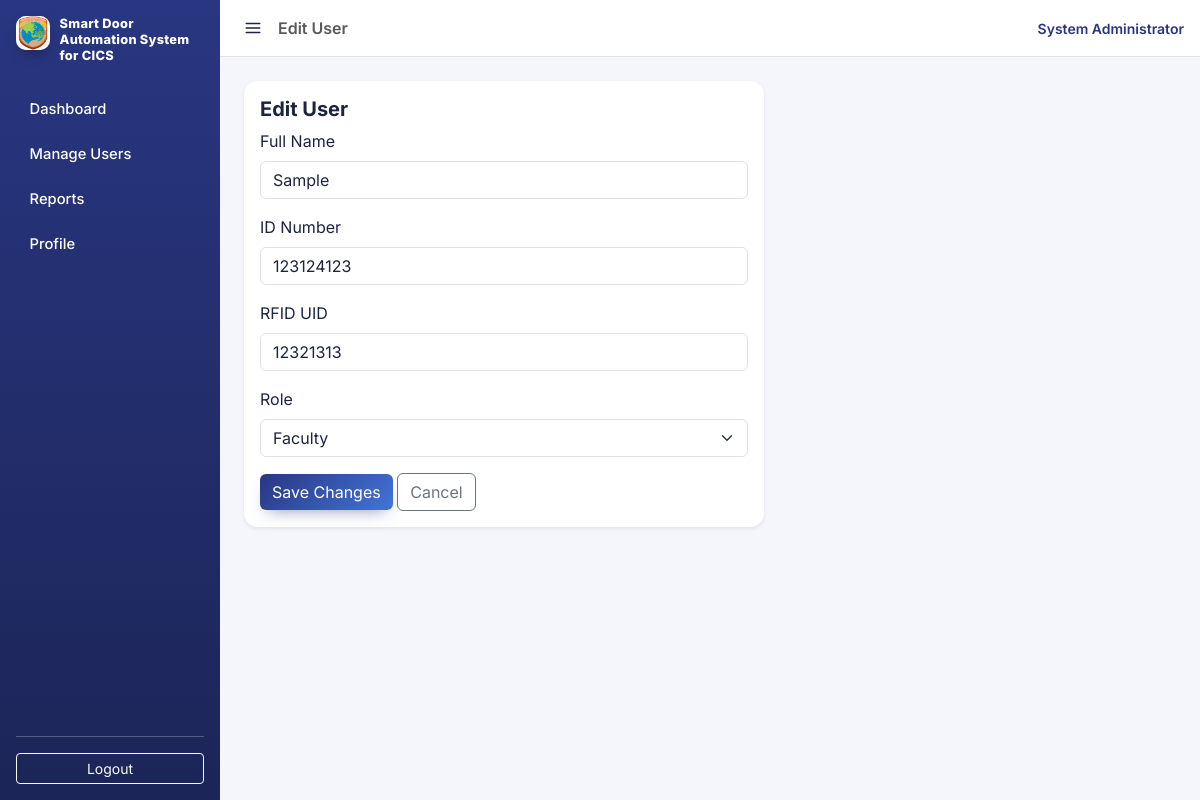
The page /public/users/edit.php?id=8 (signed in) on the database its author committed.
### tables this page shows
CREATE TABLE `users` (
  `id` int(11) NOT NULL,
  `full_name` varchar(100) NOT NULL,
  `id_number` varchar(50) NOT NULL,
  `rfid_uid` varchar(50) NOT NULL,
  `role` enum('student','faculty','staff') NOT NULL DEFAULT 'student',
  `status` enum('active','inactive') NOT NULL DEFAULT 'active',
  `created_at` datetime NOT NULL DEFAULT current_timestamp()
);

### app/core/Database.php (called while the page is built, shortened)
<?php
class Database
{
    private static ?PDO $connection = null;
    public static function getConnection(): PDO
    {
        if (self::$connection === null) {
            $dsn = 'mysql:host=' . DB_HOST . ';dbname=' . DB_NAME . ';charset=utf8mb4';
            self::$connection = new PDO($dsn, DB_USER, DB_PASS, [
                PDO::ATTR_ERRMODE => PDO::ERRMODE_EXCEPTION,
                PDO::ATTR_DEFAULT_FETCH_MODE => PDO::FETCH_ASSOC,
            ]);
        }
        return self::$connection;
    }
}

### app/models/User.php (called while the page is built, shortened)
<?php
require_once __DIR__ . '/../core/Database.php';
class User
{
    public static function findById(int $id): ?array
    {
        $stmt = Database::getConnection()->prepare(
            'SELECT * FROM users WHERE id = ? LIMIT 1'
        );
        $stmt->execute([$id]);
        $user = $stmt->fetch();
        return $user ?: null;
    }
}

### public/users/edit.php (the view, shortened to what this page needs)
<?php
require_once __DIR__ . '/../../app/models/User.php';
$id = (int) ($_GET['id'] ?? $_POST['id'] ?? 0);
$user = User::findById($id);
include __DIR__ . '/../partials/header.php';
?>
<div class="card shadow-sm" style="max-width: 520px;">
    <div class="card-body">
        <h5 class="card-title">Edit User</h5>
        <form method="post" action="edit.php">
            <div class="mb-3">
                <label class="form-label" for="full_name">Full Name</label>
                <input type="text" class="form-control" id="full_name" name="full_name" value="<?= htmlspecialchars($user['full_name']) ?>" required autofocus>
            </div>
            <div class="mb-3">
                <label class="form-label" for="id_number">ID Number</label>
                <input type="text" class="form-control" id="id_number" name="id_number" value="<?= htmlspecialchars($user['id_number']) ?>" required>
            </div>
            <div class="mb-3">
                <label class="form-label" for="rfid_uid">RFID UID</label>
                <input type="text" class="form-control" id="rfid_uid" name="rfid_uid" value="<?= htmlspecialchars($user['rfid_uid']) ?>" required>
            </div>
            <div class="mb-3">
                <label class="form-label" for="role">Role</label>
                <select class="form-select" id="role" name="role">
                    <option value="faculty" <?= $user['role'] === 'faculty' ? 'selected' : '' ?>>Faculty</option>
                </select>
            </div>
            <button type="submit" class="btn btn-primary">Save Changes</button>
            <a href="index.php" class="btn btn-outline-secondary">Cancel</a>
        </form>
    </div>
</div>
<?php include __DIR__ . '/../partials/footer.php'; ?>

### public/assets/css/app.css (style rules this page uses)
:root { --app-navy: #293681; --app-blue: #4274d9; --app-sky: #95ccdd; --app-mint: #d0e7e6; --app-ink: #1c2440; --app-muted: #7480a3; --app-bg: #f4f6fb; --bs-primary: var(--app-blue); --bs-primary-rgb: 66, 116, 217; --bs-body-font-family: 'Inter', system-ui, -apple-system, sans-serif; --bs-body-color: var(--app-ink); }
body { background: var(--app-bg); font-family: 'Inter', system-ui, -apple-system, sans-serif; }
.card { border: none; border-radius: 14px; }
.card-title { color: var(--app-ink); font-weight: 700; }
.btn-primary { background: linear-gradient(135deg, var(--app-navy), var(--app-blue)); border: none; box-shadow: 0 8px 16px -8px rgba(41, 54, 129, 0.55); }
a { color: var(--app-blue); }

### rows shown on the page
users: full_name "Sample", id_number "123124123", rfid_uid "12321313", role "Faculty"

### other values the page prints
$label "Dashboard Manage Users Reports Profile"
$pageTitle "Edit User"
Auth::currentAdminName() "System Administrator"
